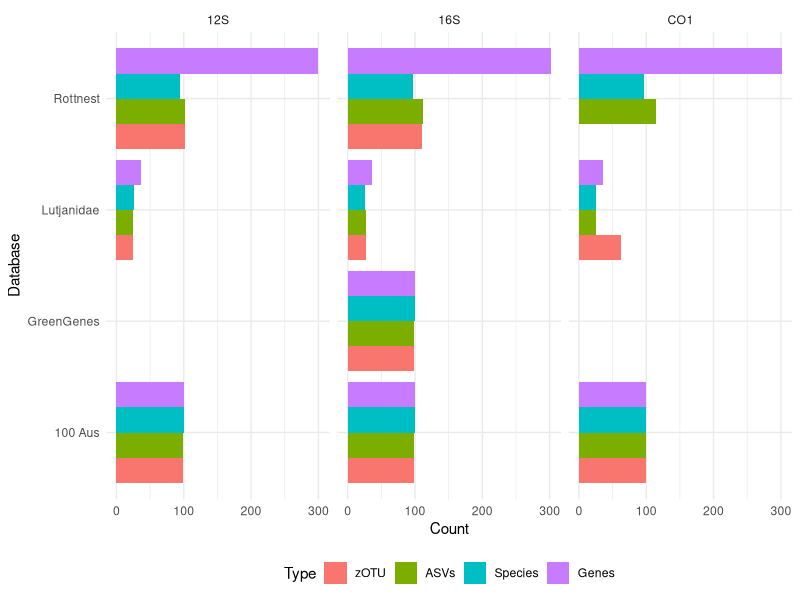

This figure's R source:
## ---- chunk 1
library(tidyverse)
## ---- chunk 2
data <- read_tsv('data/asvs_per_classifier.csv')
data |> select(-zOTU)
## ---- chunk 3
data |> pivot_longer(-c(Database, Marker)) |> 
  filter(Database != 'Random') |> 
  mutate(name = factor(name, levels = rev(c('Genes', 'Species', 'ASVs', 'zOTU')))) |> 
  rename(Type = name) |> 
  ggplot(aes(x= Database, y = value, fill=Type)) + geom_col(position = 'dodge') + 
  ylab('Count') + theme_minimal() + coord_flip() + facet_wrap(~Marker) +theme(legend.position="bottom")
